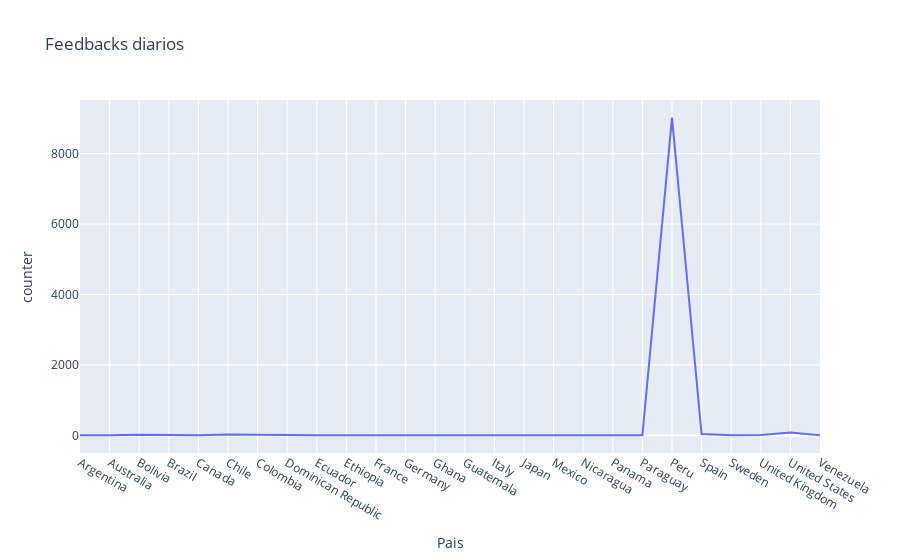

Source (notebook cell):
### Code cell
print(df_pais.counter.mean())
px.line(df_pais, x="Pais", y="counter", title="Feedbacks diarios")

### Figure 1 — Plotly figure (JSON) as saved in the notebook; plotly's stock layout.template omitted (floating-point values rounded to 4 significant figures)
{"data": [{"hovertemplate": "Pais=%{x}<br>counter=%{y}<extra></extra>", "legendgroup": "", "line": {"color": "#636efa", "dash": "solid"}, "marker": {"symbol": "circle"}, "mode": "lines", "name": "", "orientation": "v", "showlegend": false, "type": "scatter", "x": ["Argentina", "Australia", "Bolivia", "Brazil", "Canada", "Chile", "Colombia", "Dominican Republic", "Ecuador", "Ethiopia", "France", "Germany", "Ghana", "Guatemala", "Italy", "Japan", "Mexico", "Nicaragua", "Panama", "Paraguay", "Peru", "Spain", "Sweden", "United Kingdom", "United States", "Venezuela"], "xaxis": "x", "y": [7, 2, 21, 10, 6, 23, 9, 1, 2, 2, 5, 9, 2, 1, 8, 9, 7, 1, 5, 2, 9022, 38, 4, 9, 84, 4], "yaxis": "y"}], "layout": {"legend": {"tracegroupgap": 0}, "title": {"text": "Feedbacks diarios"}, "xaxis": {"anchor": "y", "domain": [0, 1], "title": {"text": "Pais"}}, "yaxis": {"anchor": "x", "domain": [0, 1], "title": {"text": "counter"}}}}
